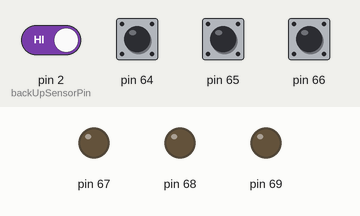
A sketch run on a simulated Arduino Mega 2560, built with avr-gcc and run on an emulated ATmega2560. Shown: output pins drawn as LEDs (lit = HIGH). The test bench sets the inputs (shaded band); at power-on: pin 2 (backUpSensorPin), pin 64–66 HIGH.

Above: at 1.2 s.
1.3 s: pin 2 (backUpSensorPin) driven LOW
At 2.6 s:
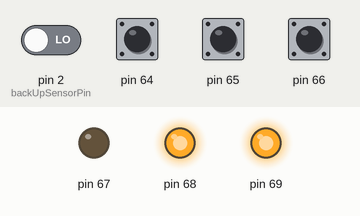
Timing chart, 0 to 4.3 s (numbered marks = the images above; inputs shaded):
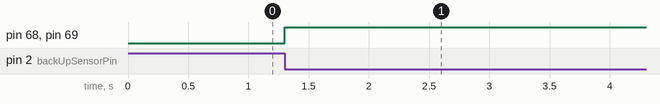

The sketch:

pcf8574_sensors.ino
```cpp
#include <PCF8574.h>
#include <Wire.h>

/*
  1, 2, 4 = them selves
  3 = 1 + 2 (front and back)
  5 = 1 + 4 front and top back
  6 = 2 + 4
*/
#define ALL_OK    0
#define BOT_FRONT 1
#define BOT_BACK  2
#define TOP_BACK  4

PCF8574 pcf20(0x20);

const byte frontDownSensorPin = 0;
const byte backDownSensorPin  = 1;
const byte backUpSensorPin  = 2;

const byte runningOKLed = 3;
const byte lowBatIntLed = 4;
const byte lowBatExtLed = 5;
const byte backingUpLed = 6;

//unsigned int blinkMillis;
//unsigned int fdMillis;
//unsigned int bdMillis;
//unsigned int btMillis;
unsigned int Millis;

volatile boolean hasChanged = false;

boolean hasChanged_fd = false;
boolean hasChanged_bd = false;
boolean hasChanged_bu = false;

void setup()
{
  Serial.begin(115200);
  pcf20.begin();
  //attachInterrupt(0, catchChange, CHANGE);
  attachInterrupt(0, catchChange, FALLING);
}

void loop()
{
  unsigned int currentMillis = millis();

  /* Limit button read to 20 times a second. Fast enough for
     most buttons but this way you don't have a dimmer output
     because it's blanked during button read a read takes
     460us t 16Mhz Arduino and normal I2C speed.
  */
  if (currentMillis - Millis >= 50)
  {
    Millis = currentMillis;
    //Serial.print(F("all pins: "));
    //Serial.println(pcf20.read8(), BIN);

    if (hasChanged)
    {
      hasChanged_fd = !pcf20.readButton(frontDownSensorPin);
      hasChanged_bd = !pcf20.readButton(backDownSensorPin);
      hasChanged_bu = !pcf20.readButton(backUpSensorPin);
      if (hasChanged_fd || hasChanged_bd || hasChanged_bu)
      {
        if (hasChanged_fd)
        {
          Serial.print(F(" fd "));        Serial.print(hasChanged_fd);
          pcf20.write(lowBatIntLed, LOW);
        }
        if (hasChanged_bd)
        {
          Serial.print(F(" bd "));        Serial.print(hasChanged_bd);
          pcf20.write(lowBatExtLed, LOW);
        }
        if (hasChanged_bu)
        {
          Serial.print(F(" bu "));        Serial.print(hasChanged_bu);
          pcf20.write(backingUpLed, LOW);
        }
        pcf20.write(runningOKLed, HIGH);
        Serial.println();
      }
      else
      {
        pcf20.write(runningOKLed, LOW);
        pcf20.write(lowBatIntLed, HIGH);
        pcf20.write(lowBatExtLed, HIGH);
        pcf20.write(backingUpLed, HIGH);
      }
      hasChanged = false;
    }
  }
}

void catchChange()
{
  //  sensor_status = ALL_OK;
  hasChanged = true;
  /*
    hasChanged_fd = (!pcf20.readButton(frontDownSensorPin));
    hasChanged_bd = (!pcf20.readButton(backDownSensorPin));
    hasChanged_bu = (!pcf20.readButton(backUpSensorPin));
  */
}

void debugData()
{
  Serial.print(F("front down: "));
  Serial.print(pcf20.readButton(frontDownSensorPin));
  Serial.print(F(" back down: "));
  Serial.print(pcf20.readButton(backDownSensorPin));
  Serial.print(F(" back top: "));
  Serial.println(pcf20.readButton(backUpSensorPin));
}

// old loop
#if 0
pcf_data = pcf20.read8();
if ((pcf_data & (1 << frontDownSensorPin)) &&
    (pcf_data & (1 << backDownSensorPin)) &&
    (pcf_data & (1 << backUpSensorPin)))
{
  sensor_status = ALL_OK;
}

if (last_data != pcf_data)
{
  last_data = pcf_data;
  Serial.print(F("pcf_data: "));
  //Serial.println(pcf_data, BIN);
  Serial.println(pcf20.read8(), BIN);
  if (!(pcf_data & (1 << frontDownSensorPin)))
    sensor_status += BOT_FRONT;
  if (!(pcf_data & (1 << backDownSensorPin)))
    sensor_status += BOT_BACK;
  if (!(pcf_data & (1 << backUpSensorPin)))
    sensor_status += TOP_BACK;
  Serial.print(F("sensor_status: "));
  Serial.println(sensor_status);
  /*
    runningOKLed
    lowBatIntLed
    lowBatExtLed
    backingUpLed
    pcf20.write(pin, on_off);
  */
  switch (sensor_status)
  {
    case 0:
      pcf20.write(runningOKLed, LOW);
      pcf20.write(backingUpLed, HIGH);
      break;
    case 1:
      pcf20.write(runningOKLed, HIGH);
      pcf20.write(backingUpLed, LOW);
      break;
    case 2:
      pcf20.write(runningOKLed, HIGH);
      pcf20.write(backingUpLed, LOW);
      break;
    case 3:
      pcf20.write(runningOKLed, HIGH);
      pcf20.write(backingUpLed, LOW);
      break;
    case 4:
      pcf20.write(runningOKLed, HIGH);
      pcf20.write(backingUpLed, LOW);
      break;
    case 5:
      pcf20.write(runningOKLed, HIGH);
      pcf20.write(backingUpLed, LOW);
      break;
    case 6:
      pcf20.write(runningOKLed, HIGH);
      pcf20.write(backingUpLed, LOW);
      break;
    case 7:
      pcf20.write(runningOKLed, HIGH);
      pcf20.write(backingUpLed, LOW);
      break;
  }
}
delay(200);
#endif

#if 0
if (state != pcf20.readButton(frontDownSensorPin))
{
  if (!state)
  {
    //toggle the LED
    pcf20.toggle(lowBatIntLed);
    //Serial.println(pcf20.read8(), BIN);
  }
}
if (state != pcf20.readButton(backDownSensorPin))
{
  if (!state)
  {
    pcf20.toggle(lowBatExtLed);
  }
  state = !state;
}
if (state != pcf20.readButton(backUpSensorPin))
{
  if (state)
  {
    pcf20.toggle(backingUpLed);
  }
  state = !state;
}
#endif
```

Measured:
- after the input at 1.3 s, pin 68, pin 69: LOW → HIGH at once
